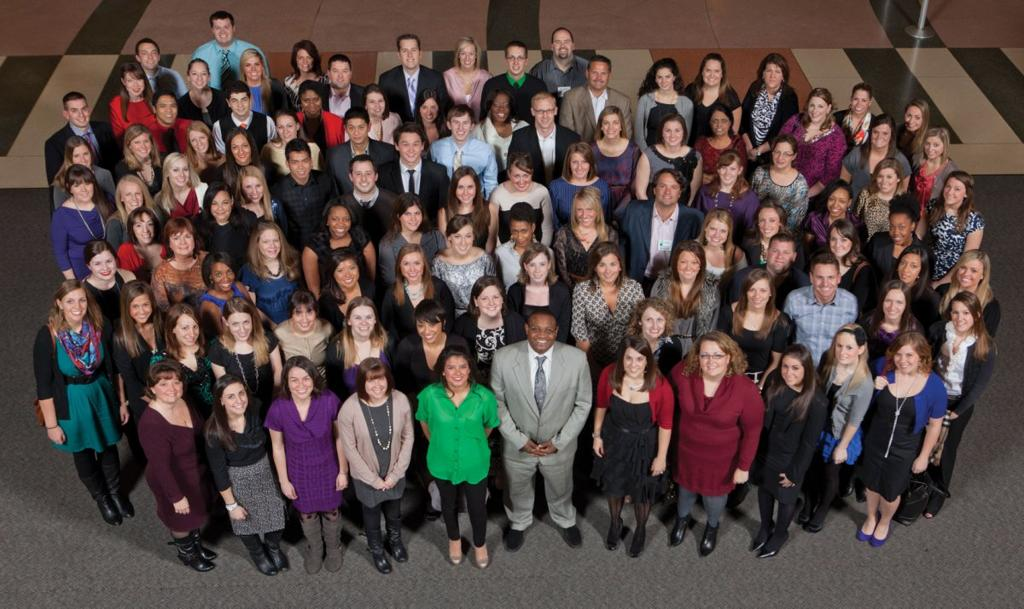
#> input picture opencv/27.jpg, 1024 x 609 px
$ python '检测多个.py'
#> lines starting #> are read from the running program, lines starting #| are printed output that depends on the picture; after the words box and inside, x2 and y2 are one past the last pixel; in counts of white or black regions, pixels touching at a corner belong together
import cv2 as cv

def face_detect_demo():
    gary = cv.cvtColor(img,cv.COLOR_BGR2GRAY)
    face_detect = cv.CascadeClassifier('D:/opencv/opencv-4.5.4/data/haarcascades/haarcascade_frontalface_default.xml')
    face = face_detect.detectMultiScale(gary)
    for x,y,w,h in face:
        cv.rectangle(img,(x,y),(x+w,y+h),color=(0,0,255),thickness=2)
    cv.imshow('result',img)

#读取图像
img = cv.imread("27.jpg")
#> img is the input picture: shape (609, 1024, 3); mean B, G, R 66.9, 70.1, 84.7
resize_img = cv.resize(img,dsize=(886,1920))
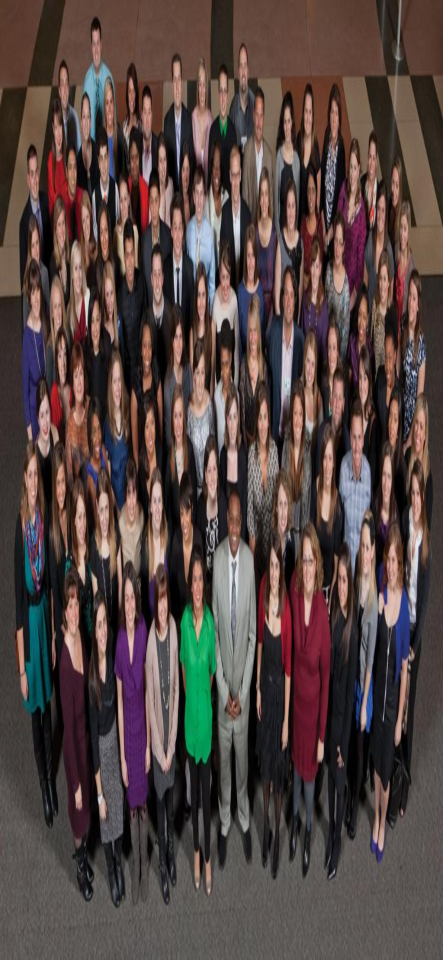
#> resize_img: shape (1920, 886, 3) (shown at 1/2 size); mean B, G, R 66.8, 70, 84.6
print('原始大小：',img.shape)
#| 原始大小： (609, 1024, 3)
print('修改后大小',resize_img.shape)
#| 修改后大小 (1920, 886, 3)
#检测函数
face_detect_demo()
#> in face_detect_demo, `gary = cv.cvtColor(img,cv.COLOR_BGR2GRAY)`:
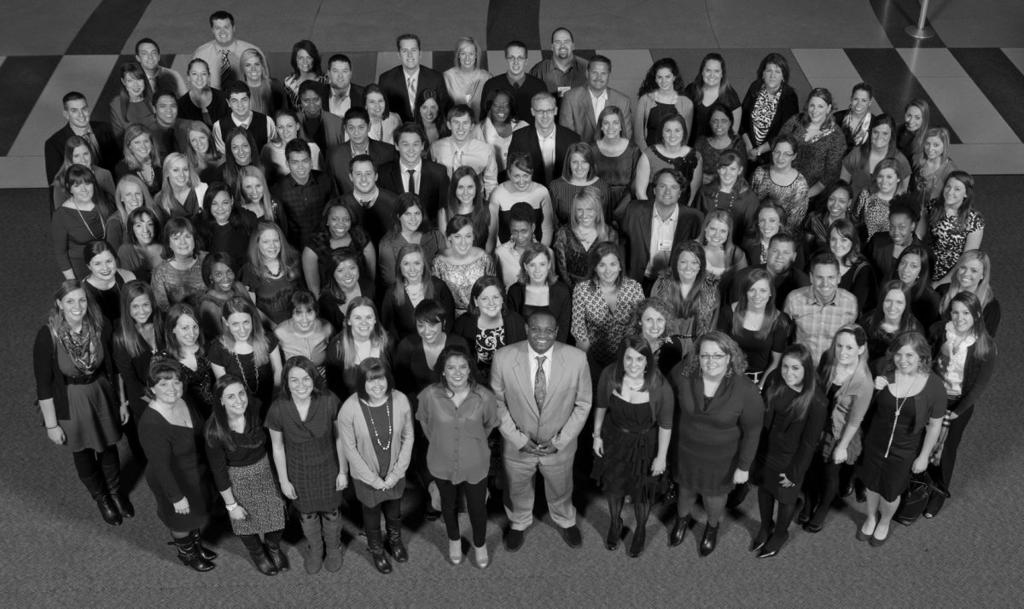
#> gary: shape (609, 1024); min 0, max 246, mean 74.1
#> in face_detect_demo, `face = face_detect.detectMultiScale(gary)`: face = 94 rows, first 6: [210, 18, 26, 26], [549, 31, 27, 27], [396, 40, 27, 27], [136, 43, 27, 27], [455, 44, 25, 25], [502, 47, 29, 29]
#> the loop in face_detect_demo, `for x,y,w,h in face:` made 94 passes
#> (x, y, w, h) on passes 1 to 12: (210, 18, 26, 26), (549, 31, 27, 27), (396, 40, 27, 27), (136, 43, 27, 27), (455, 44, 25, 25), (502, 47, 29, 29), (240, 54, 27, 27), (328, 61, 26, 26), (699, 60, 27, 27), (586, 62, 27, 27), (760, 62, 25, 25), (186, 64, 26, 26)
#> after the loop in face_detect_demo, `for x,y,w,h in face:`:
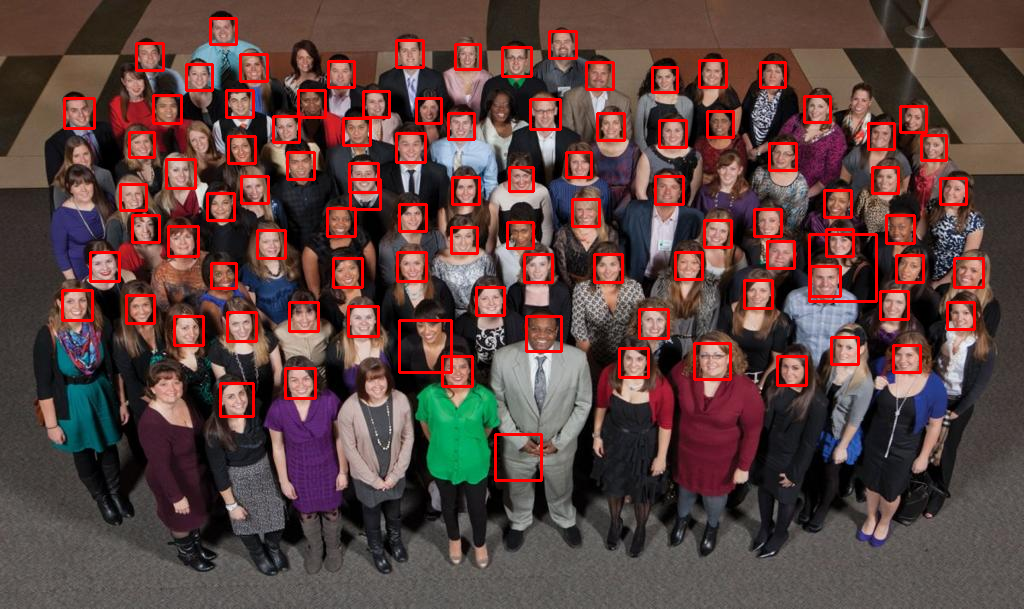
#> img: shape (609, 1024, 3); 5.06% of pixels changed, all inside (x1, y1, x2, y2) = (61, 17, 985, 482)
#等待
while True:
    if ord('q') == cv.waitKey(0):
#> (key q is pressed here)
        break

cv.destroyAllWindows()

$ run again, with opencv/15.jpg copied over opencv/27.jpg
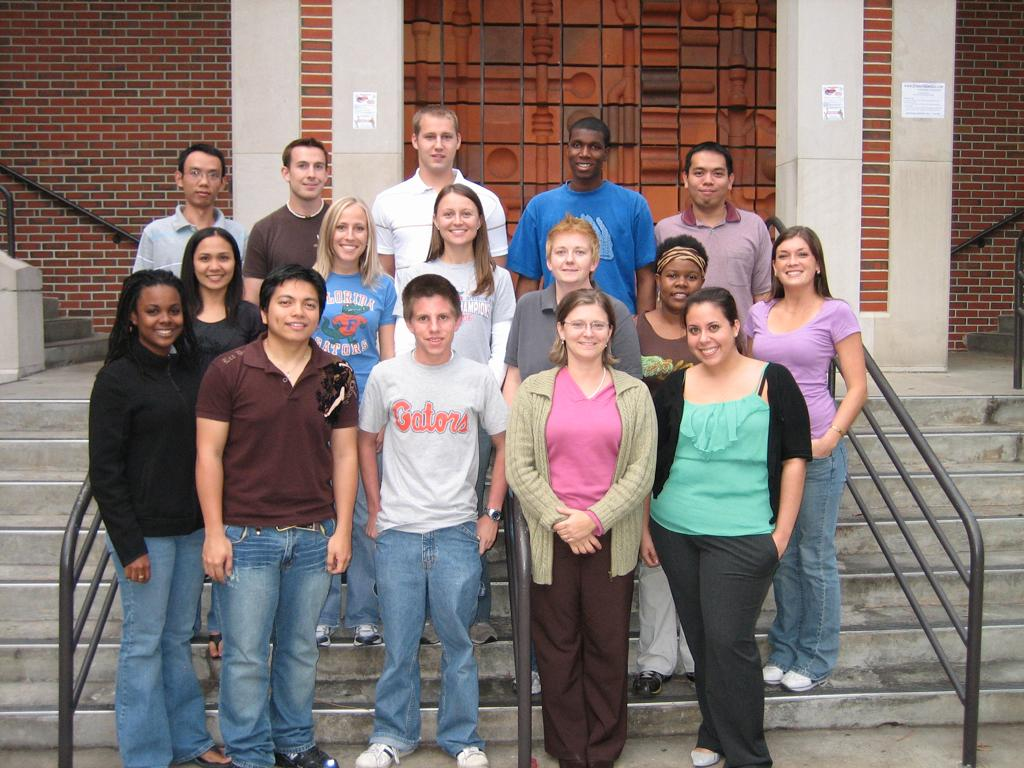
#> input picture opencv/15.jpg, 1024 x 768 px
#> img is the input picture: shape (768, 1024, 3); mean B, G, R 114.1, 116.8, 130.4
#| 原始大小： (768, 1024, 3)
#| 修改后大小 (1920, 886, 3)
#> in face_detect_demo, `gary = cv.cvtColor(img,cv.COLOR_BGR2GRAY)`:
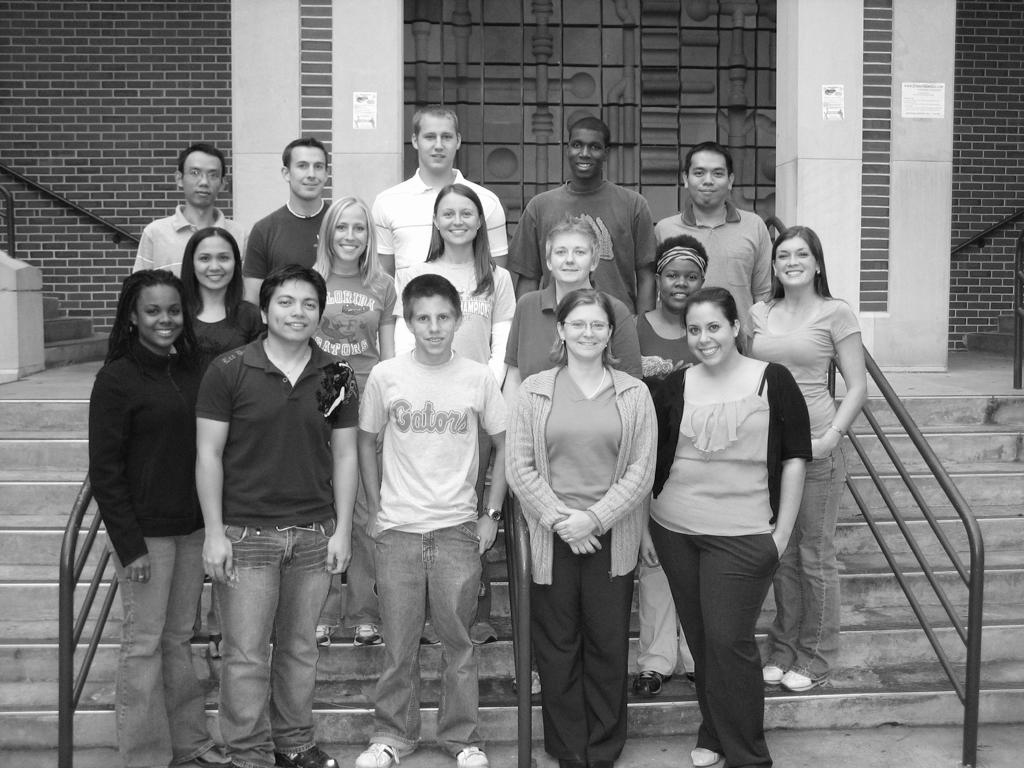
#> gary: shape (768, 1024); min 1, max 255, mean 120.6
#> face = 20 rows, first 6: [408, 113, 59, 59], [654, 254, 54, 54], [561, 126, 50, 50], [282, 144, 56, 56], [682, 151, 54, 54], [433, 193, 51, 51]
#> the loop in face_detect_demo, `for x,y,w,h in face:` made 20 passes
#> after the loop in face_detect_demo, `for x,y,w,h in face:`:
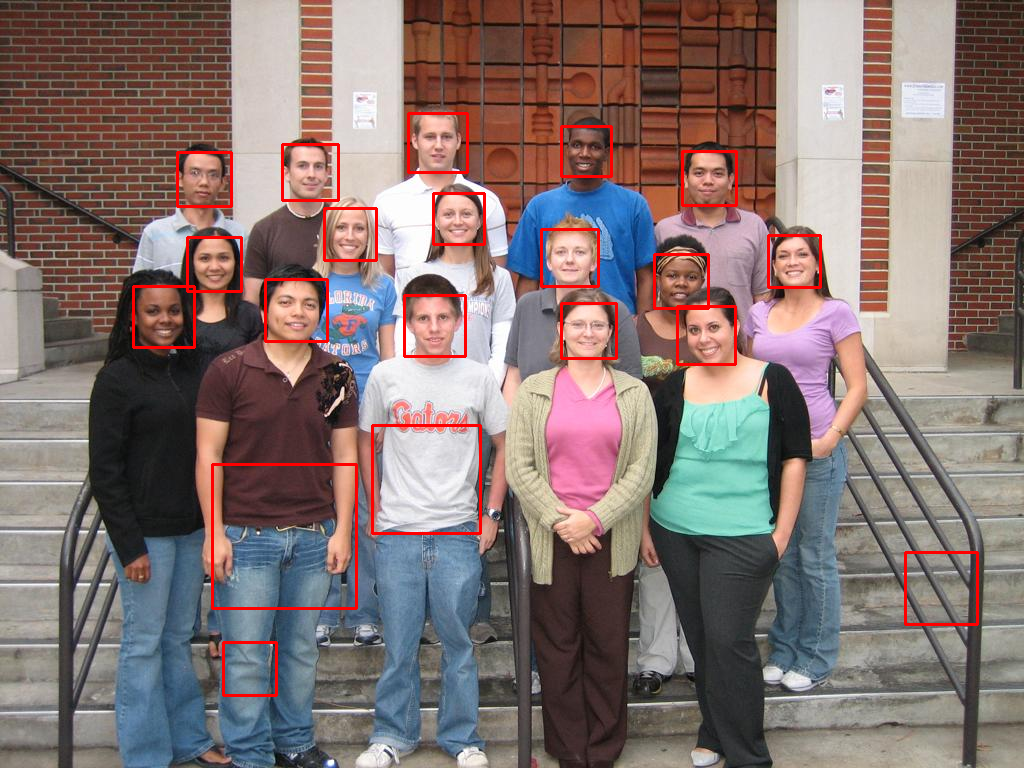
#> img: shape (768, 1024, 3); 1.91% of pixels changed, all inside (x1, y1, x2, y2) = (132, 112, 979, 697)
